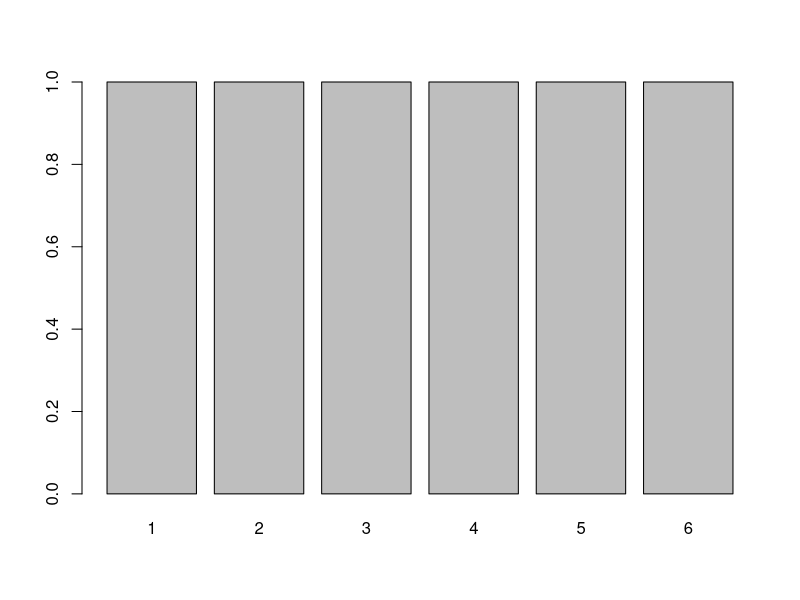
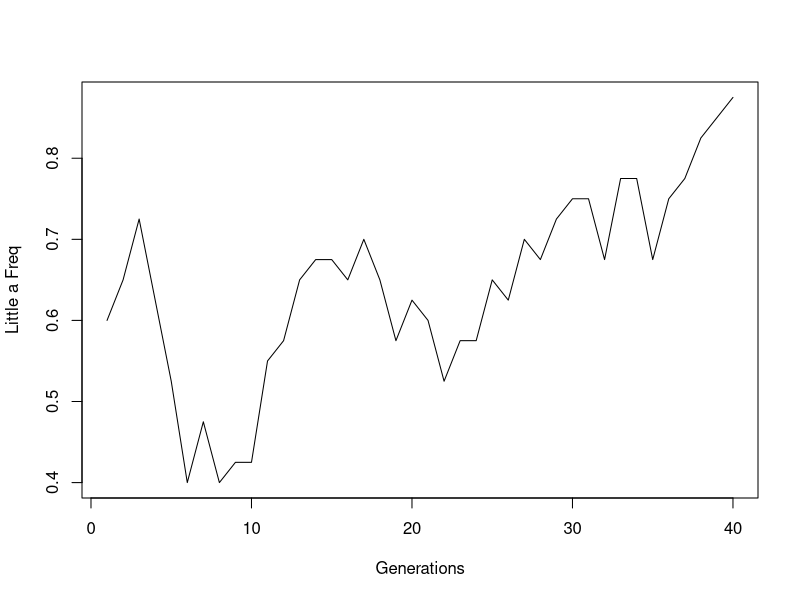
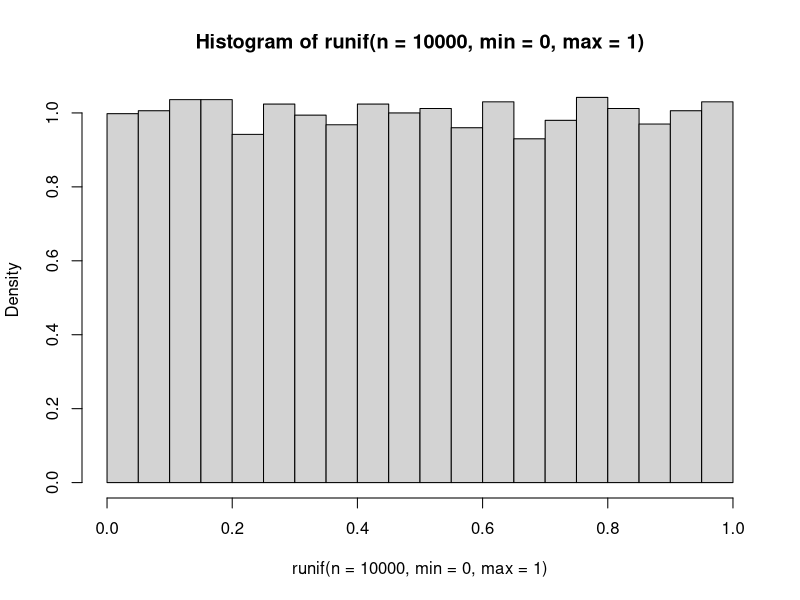
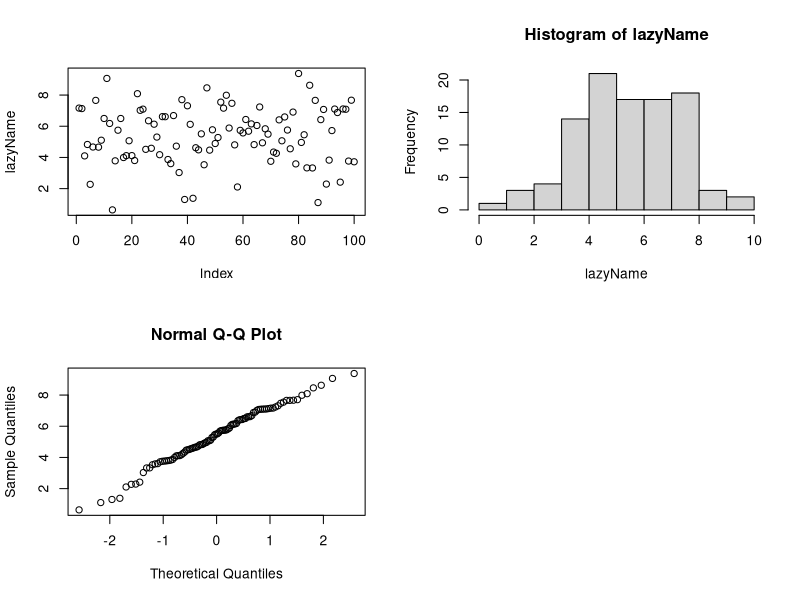
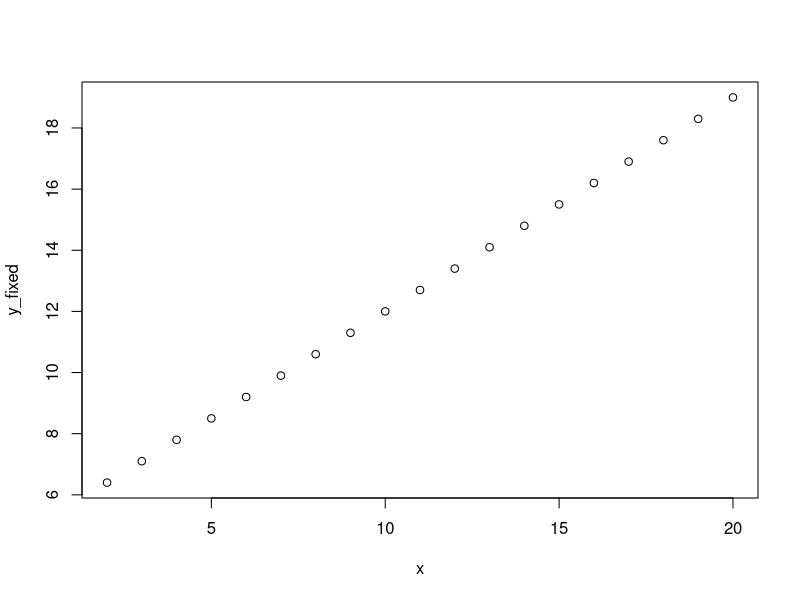

These charts were generated, in order, by the following R code: (Note: this script raises an error after producing the figures.)
## ---- chunk 1
knitr::opts_chunk$set(echo = TRUE)
## ---- chunk 2
set.seed(720)
x = rnorm(1000, mean = 5, sd = 1)
x = mean(x)
sample(x)
barplot(table(sample(1:6, size =6, replace = F)))
x = c(rep("A",20), rep( "a",20))
x = sample(x,size = 40, replace = T)
pander = function(runs,x){
  result = integer(runs)
  for (i in 1:runs){
    x = sample(x,size = 40, replace = T)
    result[i] = table(x)[1]/(length(x))
  }
  return(result)
}
UrTheBest =pander(40,x)
plot(UrTheBest, type = "l", xlab = "Generations", ylab = "Little a Freq") #I know there is a mistake because table turns into 1 column. It displeases me
table(x)
hist(runif(n = 10000, min =0, max = 1), freq = F)

lazyName = rnorm(n = 100, mean =5, sd =2)
par(mfrow= c(2,2))
plot(lazyName)
hist(lazyName)
qqnorm(y =lazyName)
howAreYouDrosopheeling = replicate(10, rnorm(n = 100, mean = 5, sd =2))
par(mfrow=c(1,1))
x = seq(2,20)
b =0.7
a =5
y_fixed = a+b*x
plot(y_fixed ~ x)
plot(sim~x,type ="n",xlim = c(0,20), ylim = c(0,25))
abline(a = 5, b =0.7, col ="red",lwd =3)
makeLine = function(){
  sim = rnorm(length(x), mean = y_fixed, sd = 2.5)
  sim.lm = lm(sim~x)
  #points(sim~x, pch=20)
  abline(sim.lm, col ="blue", lty =2)
}
replicate(25,makeLine())

backAgain = paste0(replicate(n = 100000,sample(c("a","c","t","g"),size =1, replace =T)),collapse = "")
length(backAgain)

iForgotTheFirstPartOfThatJoke =gregexpr("aactttt", backAgain, fixed = T, useBytes = T)
#fixed =T and useBytes=T speed things up
length(unlist(iForgotTheFirstPartOfThatJoke))
probYes = c(0.3,0.2,0.3,0.2)
backAgain = replicate(n = 100000,sample(c("a","c","t","g"),size =1, replace =T, prob =probYes))
table(backAgain)/length(backAgain)
backAgain = paste0(backAgain,collapse = "")
